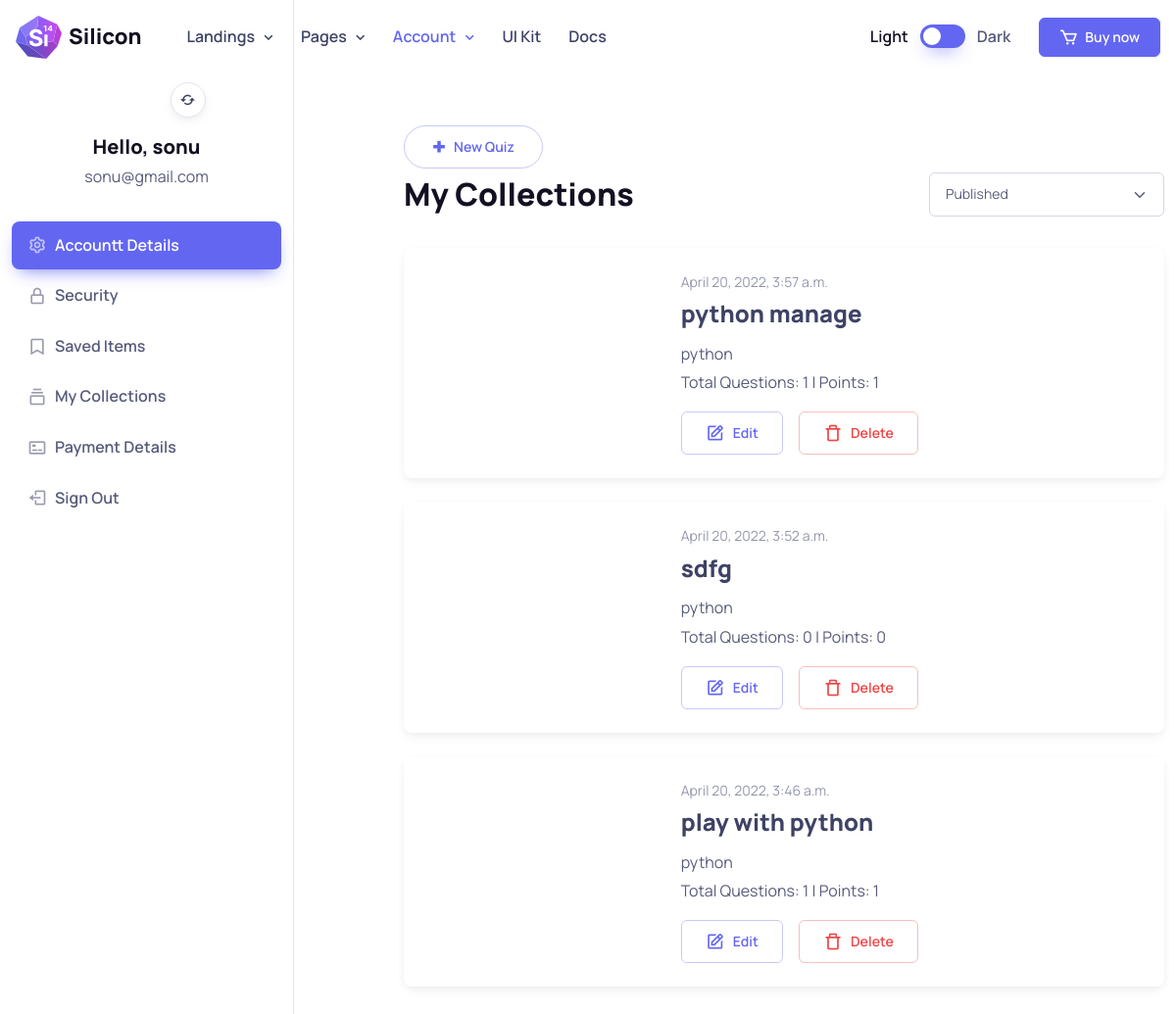
Page /my_collection/ on the committed database.
### quizApp/models.py (models this page shows)
class Profile(models.Model):
    Master = models.ForeignKey(Master, on_delete=models.CASCADE)
    ProfileImage = models.FileField(upload_to="profile/", default="default.png")
    FullName = models.CharField(max_length=50, default='')
    Mobile = models.CharField(max_length=10, default='')
    Gender = models.CharField(max_length=6, choices=gender_choice)
    City = models.CharField(max_length=50, default='')
    State = models.CharField(max_length=50, default='')
    AdderssLine = models.CharField(max_length=150, default='')
    class Meta:
        db_table = 'profile'

class Master(models.Model):
    Email = models.EmailField(unique=True)
    Password = models.CharField(max_length=12)
    IsActive = models.BooleanField(default=False)
    DateCreated = models.DateTimeField(auto_now_add=True)
    LastUpdated = models.DateTimeField(auto_now=True)
    class Meta:
        db_table = 'master'

class QuesSet(models.Model):
    Profile = models.ForeignKey(Profile, on_delete=models.CASCADE)
    Category = models.ForeignKey(Category, on_delete=models.CASCADE)
    Title = models.CharField(max_length=50)
    DateCreated = models.DateTimeField(auto_now_add=True)
    LastUpdated = models.DateTimeField(auto_now=True)
    class Meta:
        db_table = 'quesset'

class Category(models.Model):
    Name = models.CharField(max_length=25)
    class Meta:
        db_table = 'category'
        verbose_name_plural = 'categories'

### quizApp/views.py (the view)
# urls.py: path('my_collection/', my_collection, name="my_collection"),
def my_collection(request):
    load_category()
    load_quizes(request)
    return render(request, "my_collection.html", default_data)

### quizApp/views.py (called while the page is built)
def load_category():
    categories = Category.objects.all()
    default_data['categories'] = categories

def load_quizes(request):
    quesets = QuesSet.objects.all()
    q_sets = []
    for ques in quesets:
        op_set = OptionSet.objects.filter(QuesSet=ques)
        point = 0
        for op in op_set:
            point += op.Point
        q_sets.append(
            {'quesset': ques, 'questions': op_set, 'total': len(op_set), 'points': point}
        )
    print('question sets', q_sets)
    default_data['all_quizes'] = q_sets[::-1]
    return q_sets

### quizApp/templates/my_collection.html (shortened to what this page needs)
{% extends 'base.html' %}
{% load static %}
{% block main_content %}
      <section class="container pt-5">
        <div class="row">
          {% include 'menu_sidebar.html' %}
          <div class="col-md-8 offset-lg-1 pb-5 mb-lg-2 pt-md-5 mt-n3 mt-md-0">
            <div class="ps-md-3 ps-lg-0 mt-md-2 pt-md-4 pb-md-2">
              <button type="button" class="btn btn-outline-primary rounded-pill" data-bs-toggle="modal" data-bs-target="#modalId">
                <i class='bx bx-plus-medical me-2'></i>New Quiz
              </button>
              <div class="d-sm-flex align-items-center justify-content-between pt-xl-1 mb-3 pb-3">
                <h1 class="h2 mb-sm-0">My Collections</h1>
                <select class="form-select" style="max-width: 15rem;">
                  <option value="Published">Published</option>
                </select>
              </div>
              {% for quiz in all_quizes %}
              <div class="card border-0 shadow-sm overflow-hidden mb-4">
                <div class="row g-0">
                  <a href="javascript:" class="col-sm-4 bg-repeat-0 bg-position-center bg-size-cover" style="background-image: url({% static 'assets/img/category/' %}{{quiz.quesset.Category.Name}}.png); background-size:contain !important; min-height: 13rem;"></a>
                  <div class="col-sm-8">
                    <div class="card-body">
                      <div class="fs-sm text-muted mb-1">{{quiz.quesset.DateCreated}}</div>
                      <h2 class="h4 pb-1 mb-2">
                        <a href="#" class="quesset_title_text">{{quiz.quesset.Title}}</a>
                      </h2>
                      <p class="mb-4 mb-lg-1">{{quiz.quesset.Category.Name}}</p>
                      <p class="mb-4 mb-lg-3">Total Questions: {{quiz.total}} | Points: {{quiz.points}}</p>
                      <div class="d-flex">
                        <a href="#{{quiz.quesset.id}}" quesset_category_id="{{quiz.quesset.Category.id}}" quesset_title_text="{{quiz.quesset.Title}}" target-item-id="{{quiz.quesset.id}}" data-bs-toggle="offcanvas" data-bs-target="#offcanvasRight" class="edit-quesset-btn btn btn-outline-primary px-3 px-lg-4 me-3">
                          <i class="bx bx-edit fs-xl me-xl-2"></i>
                          <span class="d-none d-xl-inline">Edit</span>
                        </a>
                        <a href="{% url 'delete_quesset' pk=quiz.quesset.id %}" class="btn btn-outline-danger px-3 px-lg-4">
                          <i class="bx bx-trash-alt fs-xl me-xl-2"></i>
                          <span class="d-none d-xl-inline">Delete</span>
                        </a>
                      </div>
                    </div>
                  </div>
                </div>
              </div>
              {% endfor %}
            </div>
          </div>
        </div>
      </section>
{% endblock %}

### quizApp/templates/base.html (shortened to what this page needs)
<!DOCTYPE html>
<html lang="en">
<head>
  {% load static %}
    <link rel="stylesheet" media="screen" href="{% static 'assets/vendor/boxicons/css/boxicons.min.css' %}"/>
    <link rel="stylesheet" media="screen" href="{% static 'assets/css/theme.min.css' %}">
  </head>
  <body>
    <main class="page-wrapper">
      <header class="header navbar navbar-expand-lg navbar-light position-absolute navbar-sticky">
        <div class="container px-3">
          <a href="index-2.html" class="navbar-brand pe-3">
            <img src="assets/img/logo.svg" width="47" alt="Silicon">
            Silicon
          </a>
          <div id="navbarNav" class="offcanvas offcanvas-end">
            <div class="offcanvas-body">
              <ul class="navbar-nav me-auto mb-2 mb-lg-0">
                <li class="nav-item dropdown">
                  <a href="#" class="nav-link dropdown-toggle" data-bs-toggle="dropdown">Landings</a>
                </li>
                <li class="nav-item dropdown">
                  <a href="#" class="nav-link dropdown-toggle" data-bs-toggle="dropdown">Pages</a>
                </li>
                <li class="nav-item dropdown">
                  <a href="#" class="nav-link dropdown-toggle active" data-bs-toggle="dropdown" aria-current="page">Account</a>
                </li>
                <li class="nav-item">
                  <a href="components/typography.html" class="nav-link">UI Kit</a>
                </li>
                <li class="nav-item">
                  <a href="docs/getting-started.html" class="nav-link">Docs</a>
                </li>
              </ul>
            </div>
          </div>
          <div class="form-check form-switch mode-switch pe-lg-1 ms-auto me-4" data-bs-toggle="mode">
            <input type="checkbox" class="form-check-input" id="theme-mode">
            <label class="form-check-label d-none d-sm-block" for="theme-mode">Light</label>
            <label class="form-check-label d-none d-sm-block" for="theme-mode">Dark</label>
          </div>
          <a href="https://themes.getbootstrap.com/product/silicon-business-technology-template-ui-kit/" class="btn btn-primary btn-sm fs-sm rounded d-none d-lg-inline-flex" target="_blank" rel="noopener">
            <i class="bx bx-cart fs-5 lh-1 me-1"></i>
            &nbsp;Buy now
          </a>
        </div>
      </header>
      {% block main_content %}
      {% endblock %}
    </main>
    </body>
  </html>

### quizApp/templates/menu_sidebar.html (shortened to what this page needs)
<aside class="col-lg-3 col-md-4 border-end pb-5 mt-n5">
    <div class="position-sticky top-0">
      <div class="text-center pt-5">
        <div class="d-table position-relative mx-auto mt-2 mt-lg-4 pt-5 mb-3">
          <form method="post" onchange="this.submit();" action="{% url 'profile_image_upload' %}" enctype="multipart/form-data">
            <label for="profile_image_input" type="button" class="btn btn-icon btn-light bg-white btn-sm border rounded-circle shadow-sm position-absolute bottom-0 end-0 mt-4" data-bs-toggle="tooltip" data-bs-placement="bottom" title="Change picture">
              <i class="bx bx-refresh"></i>
            </label>
          </form>
        </div>
        <h2 class="h5 mb-1">Hello,
          {% if profile_data.FullName %}
            {{profile_data.FullName}}
          {% else %}
            Guest
          {% endif %}
        </h2>
        <p class="mb-3 pb-3">{{profile_data.Master.Email}}</p>
        <div id="account-menu" class="list-group list-group-flush collapse d-md-block">
          <a href="{% url 'profile_page' %}" class="list-group-item list-group-item-action d-flex align-items-center active">
            <i class="bx bx-cog fs-xl opacity-60 me-2"></i>
            Accountt Details
          </a>
          <a href="{% url 'security' %}" class="list-group-item list-group-item-action d-flex align-items-center">
            <i class="bx bx-lock-alt fs-xl opacity-60 me-2"></i>
            Security
          </a>
          <a href="{% url 'favourite' %}" class="list-group-item list-group-item-action d-flex align-items-center">
            <i class="bx bx-bookmark fs-xl opacity-60 me-2"></i>
            Saved Items
          </a>
          <a href="{% url 'my_collection' %}" class="list-group-item list-group-item-action d-flex align-items-center">
            <i class="bx bx-collection fs-xl opacity-60 me-2"></i>
            My Collections
          </a>
          <a href="{% url 'payments' %}" class="list-group-item list-group-item-action d-flex align-items-center">
            <i class="bx bx-credit-card-front fs-xl opacity-60 me-2"></i>
            Payment Details
          </a>
          <a href="{% url 'signout' %}" class="list-group-item list-group-item-action d-flex align-items-center">
            <i class="bx bx-log-out fs-xl opacity-60 me-2"></i>
            Sign Out
          </a>
        </div>
      </div>
    </div>
  </aside>

### rows in the picture
Profile: FullName "sonu", Master.Email "sonu@gmail.com"
QuesSet: quesset.DateCreated "April 20, 2022, 3:57 a.m.", quesset.Title "python manage", quesset.Category.Name "python", total "1", points "1"
QuesSet: quesset.DateCreated "April 20, 2022, 3:52 a.m.", quesset.Title "sdfg", quesset.Category.Name "python", total "0", points "0"
QuesSet: quesset.DateCreated "April 20, 2022, 3:46 a.m.", quesset.Title "play with python", quesset.Category.Name "python", total "1", points "1"
